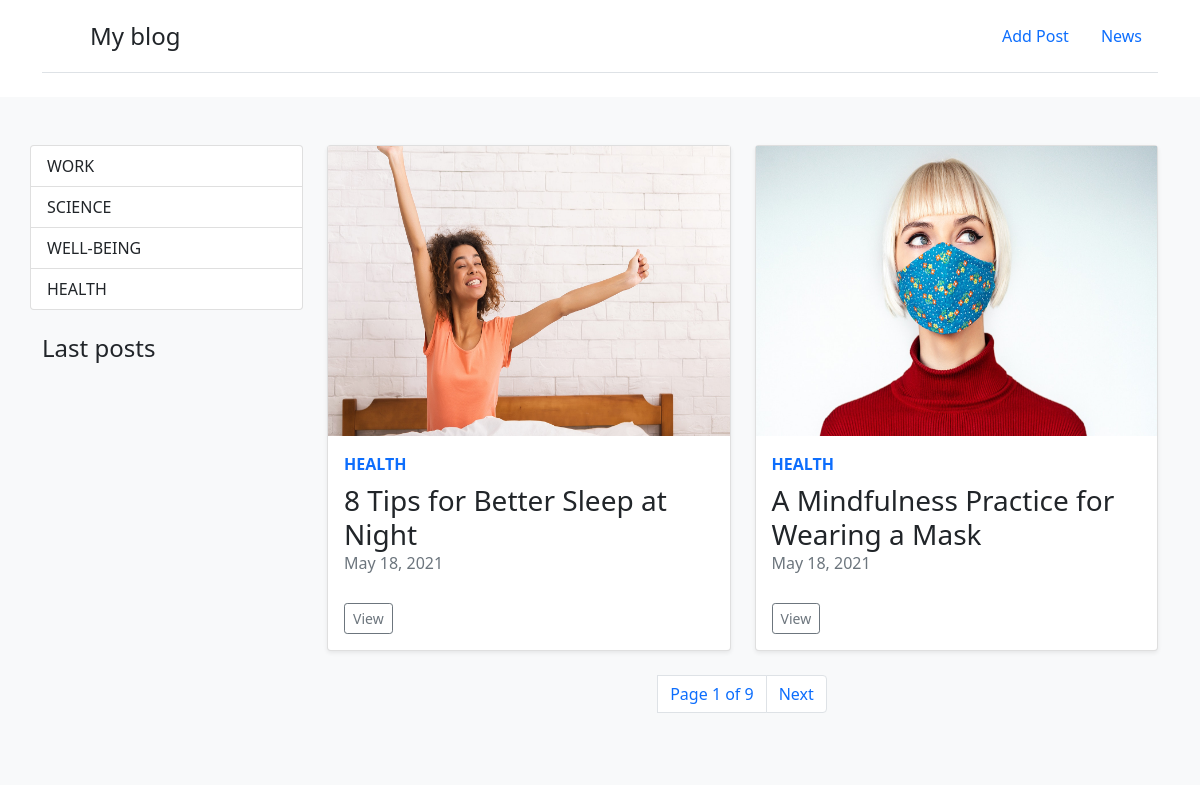
The page / on the database its author committed.
### blog/models.py (models this page shows, shortened)
class Category(models.Model):
    class Meta:
        db_table = 'categories'
        verbose_name = 'Category'
        verbose_name_plural = 'Categories'
    title = models.CharField(verbose_name='Title', max_length=200, blank=False, null=False)
    def __str__(self):
        return self.title

class Post(models.Model):
    class Meta:
        db_table = 'posts'
        verbose_name = 'Post'
        verbose_name_plural = 'Posts'
    author = models.ForeignKey(User, verbose_name='Author', on_delete=models.CASCADE)
    category = models.ForeignKey(Category, verbose_name='Category', on_delete=models.CASCADE, blank=True, null=True)
    title = models.CharField(verbose_name='Title', max_length=200, blank=False, null=False)
    content = HTMLField(verbose_name='Content', blank=False, null=False)
    date_created = models.DateTimeField(verbose_name='Created data', auto_now_add=True)
    date_updated = models.DateTimeField(verbose_name='Updated data', auto_now=True)
    photo = models.ImageField(upload_to='media', null=True, blank=True)
    is_published = models.BooleanField(default=True)

### blog/views.py (the view)
# urls.py: path('', main_feed),
def main_feed(request):
    posts = Post.objects.all()   # all -> filter
    categories = Category.objects.all()
    paginator = Paginator(posts, 2)  # show 2 posts per page
    page_number = request.GET.get('page')
    page_obj = paginator.get_page(page_number)
    return render(request, 'feed.html', {
        'page_obj': page_obj,
        'categories': categories,
    })

### blog/templatetags/blog_widgets.py (called while the page is built)
@register.inclusion_tag('widgetlastposts.html')
def get_last_posts(max_items=5):
    posts = Post.objects.filter(date_created__gte=date.today())[0:max_items]
    return {'posts': posts}

### templates/feed.html
{% extends 'index.html' %}
{% block content %}
    {% for post in page_obj %}
        <div class="col-6">
            <div class="card h-100 shadow-sm"  >
                <img  height="290" src="/{{ post.photo }}" />
                <div class="card-body" >
                    <strong class="d-inline-block mb-2 text-primary">{{ post.category }}</strong>
                    <h3 class="mb-0">{{ post.title }}</h3>
                    <div class="mb-1 text-muted">{{ post.date_created|date:"M d, Y" }}</div>
                    <br/>
                    <a  href="/blog/post/{{ post.id }}" type="button" class="btn btn-sm btn-outline-secondary ">View</a>
                </div>
            </div>
        </div>
    {% endfor %}
    <div class="container">
        {% include 'pagination.html' %}
    </div>
{% endblock %}

### templates/index.html (shortened to what this page needs)
{% load blog_widgets %}
<!doctype html>
<html lang="en">
<head>
    <link href="https://cdn.jsdelivr.net/npm/bootstrap@5.0.1/dist/css/bootstrap.min.css" rel="stylesheet"
>
</head>
<body>
<div class="container">
    <header class="d-flex flex-wrap justify-content-center py-3 mb-4 border-bottom">
        <a href="/" class="d-flex align-items-center mb-3 mb-md-0 me-md-auto text-dark text-decoration-none">
            <svg class="bi me-2" width="40" height="32">
                <use xlink:href="#bootstrap"></use>
            </svg>
            <span class="fs-4">My blog</span>
        </a>
        <ul class="nav nav-pills">
            <li class="nav-item"><a href="/blog/add_post/" class="nav-link">Add Post</a></li>
            <li class="nav-item"><a href="#" class="nav-link">News</a></li>
        </ul>
    </header>
</div>
<div class="album py-5 bg-light">
    <div class="container">
        <div class="row">
            <div class="col-3">
                <div class="row">
                    <div class="list-group">
                        {% for item_category in categories %}
                            <a href="/blog/category/{{ item_category.id }}"
                               class="list-group-item list-group-item-action">{{ item_category.title }} </a>
                        {% endfor %}
                    </div>
                </div>
                <br/>
                <div class="row">
                    {% get_last_posts 5 %}
                </div>
            </div>
            <div class="col-9">
                <div class="row">
                    {% block content %} {% endblock %}
                </div>
            </div>
        </div>
    </div>
</div>
</body>
</html>

### templates/widgetlastposts.html (shortened to what this page needs)
<br/>
<h4>Last posts</h4>

### templates/pagination.html (shortened to what this page needs)
<nav class="my-4" aria-label="...">
    <ul class="pagination justify-content-center">
        <li class="page-item">
            <a class="page-link"> Page {{ page_obj.number }} of {{ page_obj.paginator.num_pages }} </a>
        </li>
        <li class="page-item">
            {% if page_obj.has_next %}
                <a class="page-link" href="?page={{ page_obj.next_page_number }}">Next</a></li>
            {% endif %}
    </ul>
</nav>

### rows shown on the page
Category: title "WORK"
Category: title "SCIENCE"
Category: title "WELL-BEING"
Category: title "HEALTH"
Post: photo (picture), category "HEALTH", title "8 Tips for Better Sleep at Night", date_created "May 18, 2021"
Post: photo (picture), category "HEALTH", title "A Mindfulness Practice for Wearing a Mask", date_created "May 18, 2021"

### other values the page prints
{{ page_obj.number }} "1"
{{ page_obj.paginator.num_pages }} "9"
